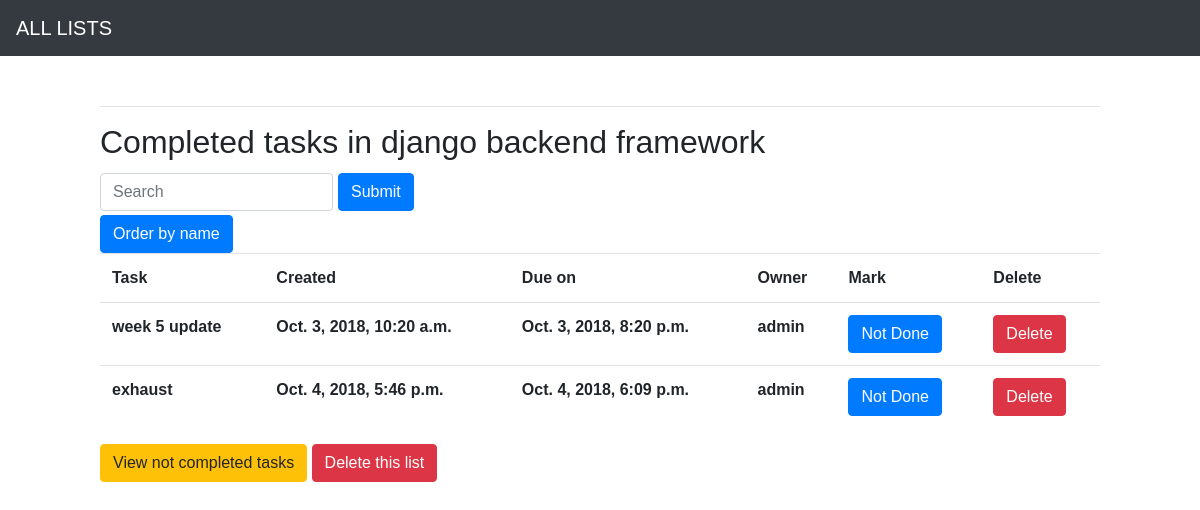
/1/donelist, run on the app's committed database.
### main/models.py (models this page shows, shortened)
class List(models.Model):
    name = models.CharField(max_length=255)

class Task(models.Model):
    name = models.CharField(max_length = 255)
    created = models.DateTimeField(default=datetime.now())
    due_on = models.DateTimeField(default=None)
    owner = models.ForeignKey(User, on_delete=models.CASCADE)
    mark = models.BooleanField(default = False)
    list_id = models.ForeignKey(List, on_delete=models.CASCADE, default=None, related_name='tasks')

### main/views.py (the view, shortened to what this page needs)
# urls.py: path('<int:fk>/donelist', views.done_list),
def done_list(request, fk):
    if request.method == 'GET':
        form = SearchListForm(request.GET)
    the_list = List.objects.get(id = fk)
    tasks = the_list.tasks.all()
    context = {
        'tasks': tasks,
        'list': the_list,
        'fk': fk,
    }
    return render(request, 'main/completed_todo_list.html', context)

### templates/main/completed_todo_list.html
{% extends 'base.html'%}
{% load staticfiles %}
{% block content %}
<hr>
<h2>Completed tasks in {{list.name}}</h2>
<form method="GET" class="form-inline" action="">
    <input class="form-control" type="text" name = "name" placeholder="Search">
    <button type="submit" class="btn btn-primary my-1" style="margin-left: 5px;">Submit</button>
</form>
<button type="button" class="btn btn-primary" onclick="window.location.href='/1/donelist?order=name'" >Order by name</button>
<table class="table">
    <tr>
        <th>Task</th>
        <th>Created</th>
        <th>Due on</th>
        <th>Owner</th>
        <th>Mark</th>
        <th>Delete</th>
    </tr>
    {% for task in tasks %}
    {% if task.mark is True %}
    <tr>
        <th>{{task.name}}</th>
        <th>{{task.created}}</th>
        <th>{{task.due_on}}</th>
        <th>{{task.owner}}</th>
        <th>
            <a href="./tasknotdone/{{task.id}}"><button type="button" class="btn btn-primary">Not Done</button></a>
        </th>
        <th>
            <a href="./deletetask/{{task.id}}"><button type="button" class="btn btn-danger">Delete</button></a>
        </th>
    {% endif %}
    </tr>
    {% endfor %}
</table>
{% endblock %}
{% block footer %}
<a href="./todolist"><button type="button"  class="btn btn-warning">View not completed tasks</button></a>
<a href="./delete_list"><button type="button"  class="btn btn-danger">Delete this list</button></a>
{% endblock%}

### static/base.css (style rules this page uses)
body { font-family: Arial, Helvetica, sans-serif }

### data on the page
List: name "django backend framework"
Task: name "week 5 update", created "Oct. 3, 2018, 10:20 a.m.", due_on "Oct. 3, 2018, 8:20 p.m.", owner "admin"
Task: name "exhaust", created "Oct. 4, 2018, 5:46 p.m.", due_on "Oct. 4, 2018, 6:09 p.m.", owner "admin"
